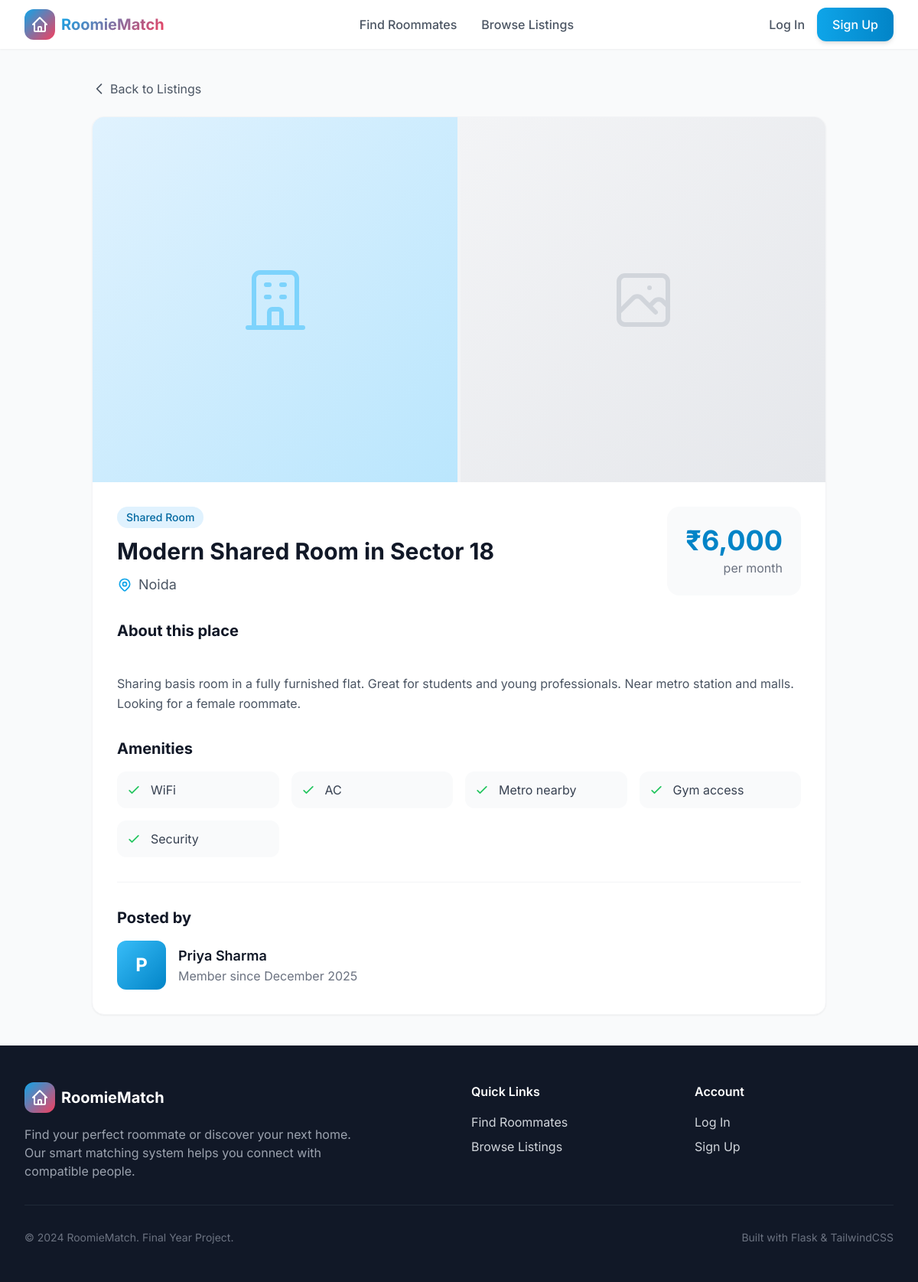
/listing/2, run on the app's committed database.
### app.py (models this page shows, shortened)
class Listing(db.Model):
    id = db.Column(db.Integer, primary_key=True)
    user_id = db.Column(db.Integer, db.ForeignKey('user.id'), nullable=False)
    title = db.Column(db.String(200), nullable=False)
    location = db.Column(db.String(100), nullable=False)
    rent = db.Column(db.Integer, nullable=False)
    room_type = db.Column(db.String(50), nullable=False)  # Private Room, Shared Room, Entire Flat
    description = db.Column(db.Text, nullable=True)
    image1 = db.Column(db.String(200), default='default_listing.jpg')
    image2 = db.Column(db.String(200), nullable=True)
    amenities = db.Column(db.String(500), nullable=True)  # Comma-separated
    available_from = db.Column(db.Date, nullable=True)
    created_at = db.Column(db.DateTime, default=datetime.utcnow)
    is_active = db.Column(db.Boolean, default=True)
    def get_amenities_list(self):
        if self.amenities:
            return [a.strip() for a in self.amenities.split(',')]
        return []

class User(db.Model):
    id = db.Column(db.Integer, primary_key=True)
    email = db.Column(db.String(120), unique=True, nullable=False)
    password_hash = db.Column(db.String(256), nullable=False)
    name = db.Column(db.String(100), nullable=False)
    age = db.Column(db.Integer, nullable=True)
    gender = db.Column(db.String(20), nullable=True)
    budget = db.Column(db.Integer, nullable=True)  # Monthly budget in currency
    preferred_locations = db.Column(db.String(500), nullable=True)  # Comma-separated
    lifestyle = db.Column(db.String(500), nullable=True)  # Comma-separated tags
    bio = db.Column(db.Text, nullable=True)
    profile_image = db.Column(db.String(200), default='default_avatar.png')
    created_at = db.Column(db.DateTime, default=datetime.utcnow)
    listings = db.relationship('Listing', backref='owner', lazy=True)

### app.py (the view)
@app.route('/listing/<int:listing_id>')
def view_listing(listing_id):
    listing = Listing.query.get_or_404(listing_id)
    return render_template('view_listing.html', listing=listing)

### app.py (called while the page is built)
def get_current_user():
    if 'user_id' in session:
        return User.query.get(session['user_id'])
    return None

@app.context_processor
def inject_user():
    return dict(current_user=get_current_user())

### templates/view_listing.html (shortened to what this page needs)
{% extends "base.html" %}
{% block content %}
<div class="max-w-5xl mx-auto px-4 sm:px-6 lg:px-8 py-10">
    <a href="{{ url_for('browse_listings') }}" class="inline-flex items-center text-gray-600 hover:text-primary-600 mb-6">
        <svg class="w-5 h-5 mr-1" fill="none" stroke="currentColor" viewBox="0 0 24 24">
            <path stroke-linecap="round" stroke-linejoin="round" stroke-width="2" d="M15 19l-7-7 7-7"></path>
        </svg>
        Back to Listings
    </a>
    <div class="bg-white rounded-2xl shadow-sm border border-gray-100 overflow-hidden">
        <div class="grid grid-cols-1 md:grid-cols-2 gap-1 bg-gray-100">
            <div class="aspect-video md:aspect-square bg-gradient-to-br from-primary-100 to-primary-200">
                {% if listing.image1 and listing.image1 != 'default_listing.jpg' %}
                    <img src="{{ url_for('static', filename='uploads/' + listing.image1) }}" alt="{{ listing.title }}" class="w-full h-full object-cover">
                {% else %}
                    <div class="w-full h-full flex items-center justify-center">
                    </div>
                {% endif %}
            </div>
            <div class="aspect-video md:aspect-square bg-gradient-to-br from-gray-100 to-gray-200">
                {% if listing.image2 %}
                    <img src="{{ url_for('static', filename='uploads/' + listing.image2) }}" alt="{{ listing.title }}" class="w-full h-full object-cover">
                {% else %}
                    <div class="w-full h-full flex items-center justify-center">
                    </div>
                {% endif %}
            </div>
        </div>
        <div class="p-8">
            <div class="flex flex-col lg:flex-row lg:items-start lg:justify-between gap-6 mb-8">
                <div>
                    <span class="inline-block px-3 py-1 bg-primary-100 text-primary-700 text-sm font-medium rounded-full mb-3">
                        {{ listing.room_type }}
                    </span>
                    <h1 class="text-3xl font-bold text-gray-900 mb-3">{{ listing.title }}</h1>
                    <div class="flex items-center text-gray-600">
                        <span class="text-lg">{{ listing.location }}</span>
                    </div>
                </div>
                <div class="bg-gray-50 rounded-2xl p-6 text-center lg:text-right">
                    <div class="text-4xl font-bold text-primary-600 mb-1">
                        &#8377;{{ "{:,}".format(listing.rent) }}
                    </div>
                    <div class="text-gray-500">per month</div>
                </div>
            </div>
            <div class="mb-8">
                <h2 class="text-xl font-bold text-gray-900 mb-4">About this place</h2>
                <p class="text-gray-600 leading-relaxed whitespace-pre-line">
                    {{ listing.description or 'No description provided.' }}
                </p>
            </div>
            {% if listing.amenities %}
            <div class="mb-8">
                <h2 class="text-xl font-bold text-gray-900 mb-4">Amenities</h2>
                <div class="grid grid-cols-2 md:grid-cols-3 lg:grid-cols-4 gap-4">
                    {% for amenity in listing.get_amenities_list() %}
                    <div class="flex items-center p-3 bg-gray-50 rounded-xl">
                        <svg class="w-5 h-5 text-green-500 mr-3" fill="none" stroke="currentColor" viewBox="0 0 24 24">
                            <path stroke-linecap="round" stroke-linejoin="round" stroke-width="2" d="M5 13l4 4L19 7"></path>
                        </svg>
                        <span class="text-gray-700">{{ amenity }}</span>
                    </div>
                    {% endfor %}
                </div>
            </div>
            {% endif %}
            <div class="border-t border-gray-100 pt-8">
                <h2 class="text-xl font-bold text-gray-900 mb-4">Posted by</h2>
                <div class="flex items-center gap-4">
                    <div class="w-16 h-16 rounded-xl bg-gradient-to-br from-primary-400 to-primary-600 flex items-center justify-center text-white text-2xl font-bold overflow-hidden">
                        {% if listing.owner.profile_image and listing.owner.profile_image != 'default_avatar.png' %}
                            <img src="{{ url_for('static', filename='uploads/' + listing.owner.profile_image) }}" alt="{{ listing.owner.name }}" class="w-full h-full object-cover">
                        {% else %}
                            {{ listing.owner.name[0].upper() }}
                        {% endif %}
                    </div>
                    <div>
                        <h3 class="text-lg font-semibold text-gray-900">{{ listing.owner.name }}</h3>
                        <p class="text-gray-500">Member since {{ listing.owner.created_at.strftime('%B %Y') }}</p>
                    </div>
                </div>
            </div>
        </div>
    </div>
</div>
{% endblock %}

### templates/base.html (style rules this page uses)
body { font-family: 'Inter', system-ui, sans-serif; }
html { scroll-behavior: smooth; }

### data on the page
Listing: room_type "Shared Room", title "Modern Shared Room in Sector 18", location "Noida", rent "6,000", description "Sharing basis room in a fully furnished flat. Great for students and young professionals. Near metro station and malls. Looking for a female roommate."
User: owner "P", owner.name "Priya Sharma", owner.created_at "December 2025"

### other printed values
{{ amenity }} "WiFi" "AC" "Metro nearby" "Gym access" "Security"
